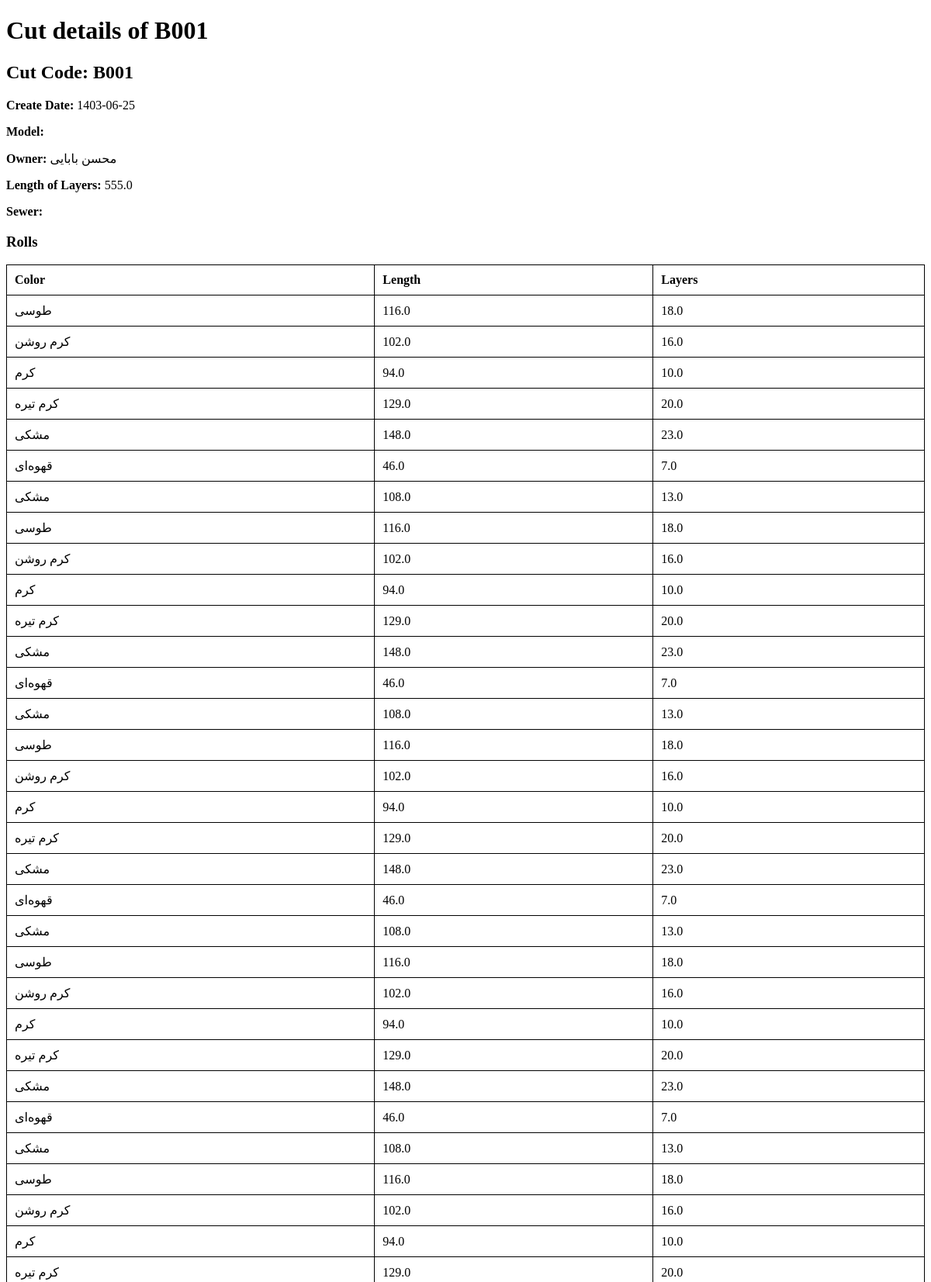
The app's page /api/cut/B001/ (upper part) with its own data.
### core/models.py (models this page shows, shortened)
class Cut(models.Model):
    cut_code = models.CharField(max_length=100, primary_key=True)
    create_date = models.CharField(max_length=10, blank=True, null=True)
    create_date_gregorian = models.DateField(blank=True, null=True)
    owner = models.ForeignKey(Producer, on_delete=models.CASCADE, blank=True, null=True)
    sewer = models.ForeignKey('SewingHouseWorker', on_delete=models.SET_NULL, null=True, related_name='cuts', blank=True)
    model_name = models.CharField(max_length=100, blank=True, null=True)
    model_code = models.CharField(max_length=100, blank=True, null=True)
    lai_per_unit = models.PositiveSmallIntegerField(blank=True, null=True)
    product_per_layer = models.PositiveSmallIntegerField(blank=True, null=True)
    size = models.CharField(max_length=1, choices=Sizes.choices, default=Sizes.FREE, blank=True, null=True)
    length_of_layers = models.FloatField(blank=True, null=True)
    cutting_price = models.PositiveSmallIntegerField(blank=True, null=True)
    sewing_price = models.PositiveSmallIntegerField(blank=True, null=True)
    cutting_price_raw = models.PositiveSmallIntegerField(blank=True, null=True)
    sewing_price_raw = models.PositiveSmallIntegerField(blank=True, null=True)
    class Mete:
        ordering = ['create_date_gregorian']

class Producer(models.Model):
    person = models.OneToOneField(Person, on_delete=models.CASCADE, primary_key=True)
    brand_name = models.CharField(max_length=100)
    @property
    def name(self):
        return self.person.name

class Person(models.Model):
    PERSON_TYPES = [
        ('producer', 'Producer'),
        ('sewing_worker', 'Sewing House Worker'),
        ('cut_worker', 'Cut House Worker'),
    ]
    name = models.CharField(max_length=100)
    phone_number = models.CharField(max_length=15)
    person_type = models.CharField(max_length=15, choices=PERSON_TYPES)

class Roll(models.Model):
    cut = models.ForeignKey(Cut, related_name='rolls', on_delete=models.CASCADE, null=True)
    color = models.CharField(max_length=50, null=True)
    length = models.FloatField(null=True)
    layers = models.FloatField(null=True)
    products = models.PositiveSmallIntegerField(null=True)
    type_fabric = models.CharField(max_length=128, blank=True, null=True)
    description = models.CharField(max_length=128, blank=True, null=True)
    def __str__(self) -> str:
        return f'{self.color} - {self.length} - {self.cut.cut_code}'

### core/views_func.py (the view)
# urls.py: path('cut/<str:cut_code>/', cut_detail, name='cut_detail'),
def cut_detail(request, cut_code):
    cut = get_object_or_404(Cut, cut_code=cut_code)
    rolls = cut.rolls.all()
    for roll in rolls:
        print(f"\n\n{roll}\n\n")
    return render(request, 'workhouse/cut_detail.html', {'cut': cut, 'rolls': rolls})

### core/templates/workhouse/cut_detail.html (shortened to what this page needs)
<!DOCTYPE html>
<html>
  <head>
  </head>
  <body>
    <h1>Cut details of {{ cut.cut_code }}</h1>
    <div class="cut-details">
      <h2>Cut Code: {{ cut.cut_code }}</h2>
      <p><strong>Create Date:</strong> {{ cut.create_date }}</p>
      <p><strong>Model:</strong> {{ cut.model }}</p>
      <p><strong>Owner:</strong> {{ cut.owner.name }}</p>
      <p><strong>Length of Layers:</strong> {{ cut.length_of_layers }}</p>
      <p><strong>Sewer:</strong> {{ cut.sewer.name }}</p>
      <h3>Rolls</h3>
      <table>
        <thead>
          <tr>
            <th>Color</th>
            <th>Length</th>
            <th>Layers</th>
          </tr>
        </thead>
        <tbody>
          {% for roll in rolls %}
          <tr>
            <td>{{ roll.color }}</td>
            <td>{{ roll.length }}</td>
            <td>{{ roll.layers }}</td>
          </tr>
          {% endfor %}
        </tbody>
      </table>
    </div>
  </body>
</html>

### core/templates/workhouse/cut_detail.html (style rules this page uses)
table { width: 100%; border-collapse: collapse; margin-bottom: 20px; }
table, th, td { border: 1px solid black; }
th, td { padding: 10px; text-align: left; }
.cut-details { margin-bottom: 20px; }

### records on screen
Cut: cut_code "B001", create_date "1403-06-25", owner.name "محسن بابایی", length_of_layers "555.0"
Roll: color "طوسی", length "116.0", layers "18.0"
Roll: color "کرم روشن", length "102.0", layers "16.0"
Roll: color "کرم", length "94.0", layers "10.0"
Roll: color "کرم تیره", length "129.0", layers "20.0"
Roll: color "مشکی", length "148.0", layers "23.0"
Roll: color "قهوه‌ای", length "46.0", layers "7.0"
Roll: color "مشکی", length "108.0", layers "13.0"
Roll: color "طوسی", length "116.0", layers "18.0"
Roll: color "کرم روشن", length "102.0", layers "16.0"
Roll: color "کرم", length "94.0", layers "10.0"
Roll: color "کرم تیره", length "129.0", layers "20.0"
Roll: color "مشکی", length "148.0", layers "23.0"
Roll: color "قهوه‌ای", length "46.0", layers "7.0"
Roll: color "مشکی", length "108.0", layers "13.0"
Roll: color "طوسی", length "116.0", layers "18.0"
Roll: color "کرم روشن", length "102.0", layers "16.0"
Roll: color "کرم", length "94.0", layers "10.0"
Roll: color "کرم تیره", length "129.0", layers "20.0"
Roll: color "مشکی", length "148.0", layers "23.0"
Roll: color "قهوه‌ای", length "46.0", layers "7.0"
Roll: color "مشکی", length "108.0", layers "13.0"
Roll: color "طوسی", length "116.0", layers "18.0"
Roll: color "کرم روشن", length "102.0", layers "16.0"
Roll: color "کرم", length "94.0", layers "10.0"
Roll: color "کرم تیره", length "129.0", layers "20.0"
Roll: color "مشکی", length "148.0", layers "23.0"
Roll: color "قهوه‌ای", length "46.0", layers "7.0"
Roll: color "مشکی", length "108.0", layers "13.0"
Roll: color "طوسی", length "116.0", layers "18.0"
Roll: color "کرم روشن", length "102.0", layers "16.0"
Roll: color "کرم", length "94.0", layers "10.0"
Roll: color "کرم تیره", length "129.0", layers "20.0"
